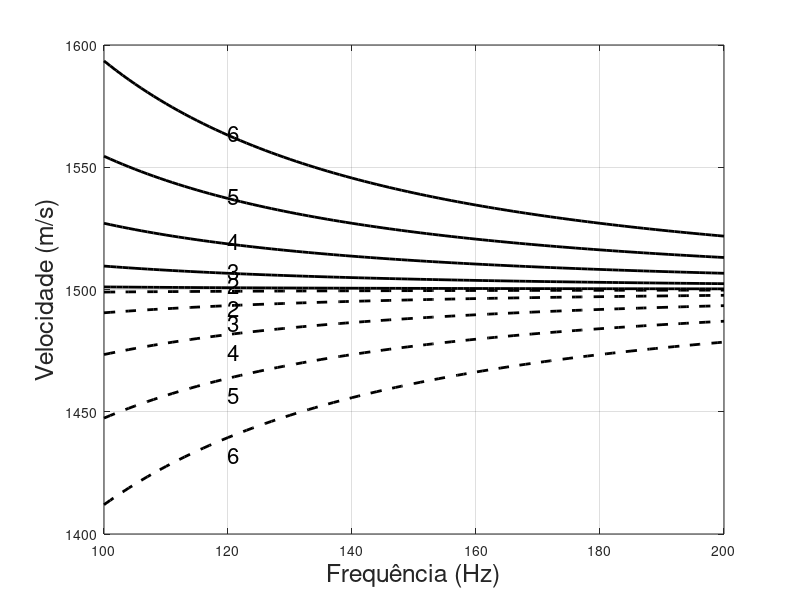

Here is the MATLAB script that generated this plot:
% Fundamentos de Acústica Submarina

clear all, close all

M = 5;
m = 1:M;
n = 101;
fmin = 100.0;
fmax = 200.0;
freqs = linspace(fmin,fmax,n);
w = 2*pi*freqs;
wxw = w.*w;
c = 1500.0; cxc = c*c;
D = 100.0;

khm = zeros(1,n);

figure(1), hold on
for i = 1:M

    km = ( m(i) - 0.5 )*pi/D;
    kmxkm = km.*km;
    khm = sqrt( wxw/cxc - kmxkm );
    vf = w./khm;
    vg = cxc*khm./w;
    them = num2str( i+1 );
    text(freqs(21),vf(21)+1.0,them,'FontSize',16)
    text(freqs(21),vg(21)-7.0,them,'FontSize',16)
    plot(freqs,vf,'k','LineWidth',2)
    plot(freqs,vg,'k--','LineWidth',2)

endfor
hold off
xlabel('Frequência (Hz)','FontSize',18)
ylabel('Velocidade (m/s)','FontSize',18)
grid on, box on
